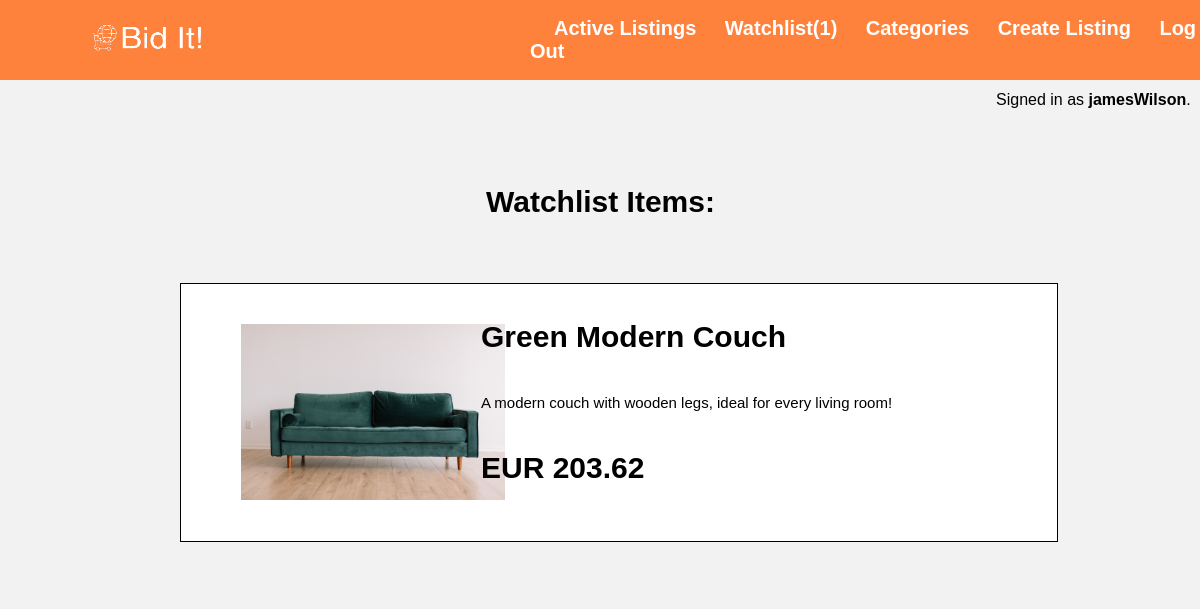
The page /watchlist (signed in) on the database its author committed.
### auctions/models.py (models this page shows, shortened)
class User(AbstractUser):
    id = models.BigAutoField(primary_key=True)

class Listing(models.Model):
    id = models.AutoField(primary_key=True)
    title = models.CharField(max_length=64, null=False)
    description = models.CharField(max_length=200)
    price = models.DecimalField(max_digits=20, decimal_places=2, null=False)
    photo = models.ImageField(upload_to="uploads/", default="uploads/default.png", blank=True)
    category = models.CharField(max_length=64, null=False, default=None)
    interested_users = models.ManyToManyField(User, blank=True, related_name="watchlist")
    owner = models.ForeignKey(User, on_delete=models.CASCADE, related_name="listings_created", default=None)
    bid = models.PositiveSmallIntegerField(default=0)
    bid_winner = models.ForeignKey(User, on_delete=models.CASCADE, related_name="bids_winning", blank=True, null=True)
    is_closed = models.BooleanField(default=False)
    comments = models.ManyToManyField(Comment, blank=True, related_name="listings_commented")

### auctions/views.py (the view)
# urls.py: path("watchlist", views.watchlist, name="watchlist"),
@login_required
def watchlist(request):
    return render(request, "auctions/watchlist.html")

### auctions/templates/auctions/watchlist.html (shortened to what this page needs)
{% extends "auctions/index.html" %}
{% block body %}
<div class="listings-container" style="width:85%">
{% block header %}<h2>Watchlist Items:</h2>{% endblock %}
{% block loop %}
    {% for listing in user.watchlist.all %}
    <div class="container">
        <a href="{% url 'listingpage' listing.id%}">
        <div class="product-img"><img src="{{listing.photo.url}}" alt="{{listing.title}}.jpg" class="listing_image"></div>
        <div class="info">
            <div class="product-details" style="font-size:30px;font-weight:bold;">{{listing.title}}</div>
            <div class="product-details" style="font-size:15px">{{listing.description}}</div>
            <div class="product-details" style="font-size:30px;font-weight:bold;">EUR {{listing.price}}</div>
        </div>
    </a>
    </div>
    {% endfor %}
{% endblock %}
</div>
{% endblock %}

### auctions/templates/auctions/layout.html (shortened to what this page needs)
{% load static %}
<!DOCTYPE html>
<html lang="en">
    <head>
        <link href="{% static 'auctions/styles.css' %}" type="text/css" rel="stylesheet">
        {% block style %}{% endblock %}
    </head>
    <body>
        <div id="header-container">
            <a href="{% url 'index' %}"><img src="/media/uploads/logo.png" id="logo-img"/></a>
            <div id="header-options">
                <a href="{% url 'index' %}" class="menu-options">Active Listings</a>
                <a href="{% url 'watchlist' %}" class="menu-options">Watchlist({{user.watchlist.count}})</a>
                <a href="{% url 'categories' %}" class="menu-options">Categories</a>
                <a href="{% url 'createlisting' %}" class="menu-options">Create Listing</a>
                {% if user.is_authenticated %}
                    <a href="{% url 'logout' %}" class="menu-options">Log Out</a>
                {% else %}
                    <a href="{% url 'login' %}" class="menu-options">Log In</a>
                    <a href="{% url 'register' %}" class="menu-options">Register</a>
                {% endif %}
            </div>
        </div>
        <div id="signed">
            {% if user.is_authenticated %}
                Signed in as&nbsp;<strong>{{ user.username }}</strong>.
            {% else %}
                Not signed in.
            {% endif %}
        </div>
        {% block body %}
        {% endblock %}
    </body>
</html>

### auctions/static/auctions/styles.css (style rules this page uses)
body { padding: 0; font-family: 'Helvetica'; background-color: #f2f2f2; }
#header-container { display: flex; align-items: center; position: absolute; padding: 0; top: 0; left: 0; height: 10vh; width: 100%; background-color: #ff823c; color: white; }
#logo-img { width:170px; height:100px; margin-left:5vw; margin-right:25vw; }
.menu-options { color: white; text-decoration: none; font-size: 20px; font-weight: bold; margin-left:2vw; }
#signed { position: absolute; left:0; top:10vh; right:0; height:5vh; background-color: #f2f2f2; padding-left:83vw; display: flex; align-items: center; }
a { text-decoration: none; }

### auctions/static/auctions/active_listings.css (style rules this page uses)
body { background-color: #f2f2f2; }
.listings-container { position: absolute; top:15vh; left:0; background-color: #f2f2f2; padding-top:5vh; padding-left:15%; }
.container { background-color: white; width:80%; padding-left:5vw; border:1px solid black; margin-bottom:5vh; }
.listing_image { display: inline; margin-top:5vh; height: 22vh; }
.product-img { display: inline; }
h2 { margin-left:30%; font-size:30px; margin-bottom: 8vh; }
a { text-decoration:none; color:black; }
.product-details { margin-bottom:5vh; }
.info { margin-left:20vw; margin-top:-23vh; margin-bottom:7vh; }

### rows shown on the page
User: watchlist.count "1", username "jamesWilson"
Listing: photo (picture), title "Green Modern Couch", description "A modern couch with wooden legs, ideal for every living room!", price "203.62"
